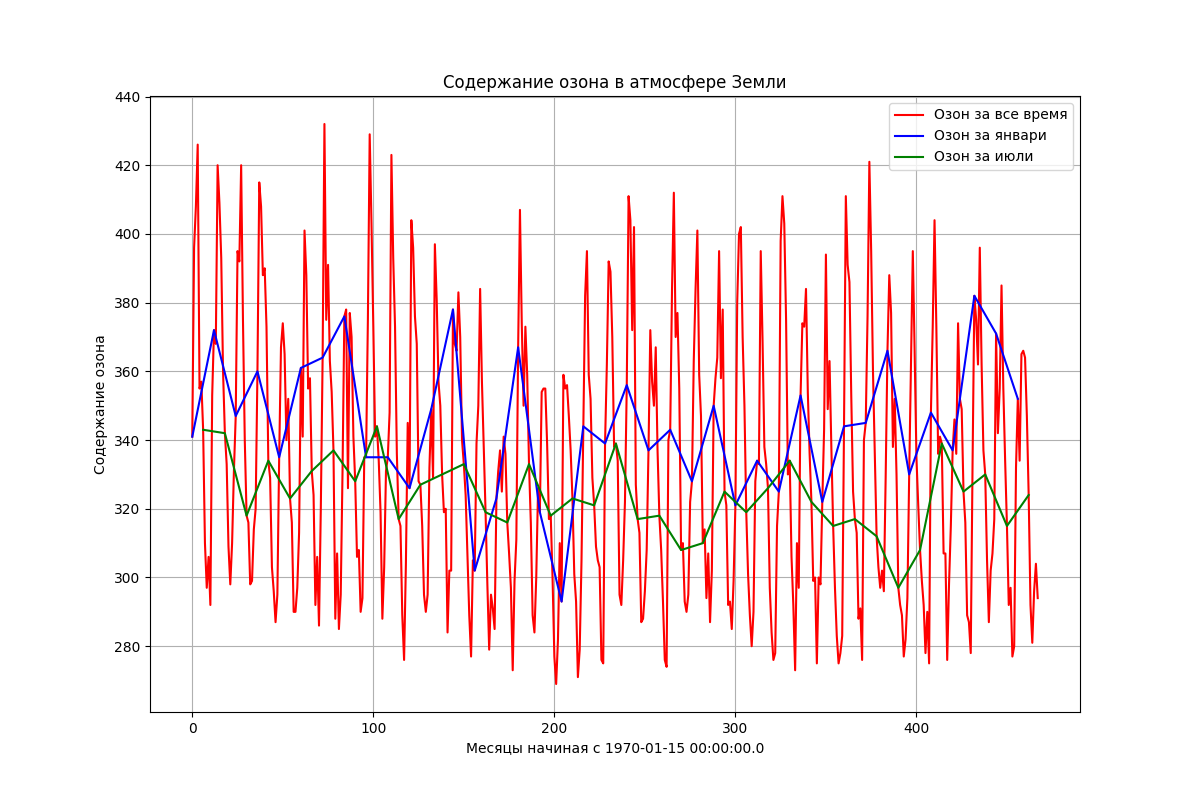

Reproduce this figure in Python.
#!/usr/bin/env python3

import argparse
from scipy.io import netcdf
import numpy as np
import json
import matplotlib.pyplot as plt
import re

parser = argparse.ArgumentParser()
parser.add_argument('longitude', metavar='LON', type=float, help='Longitude, deg')
parser.add_argument('latitude',  metavar='LAT', type=float, help='Latitude, deg')

def month_ozon(value):
    st = {
        'min': float(np.min(value)),
        'max': float(np.max(value)),
        'mean': float(np.round(np.mean(value), 1))
    }
    return st
def month(value, t, month):
    index = []
    for i in range(len(t)):
        if (t[i]-t[0]) % 12 == month-1:
            index.append(i)
    return value[index], index

def graph_plot(ozon, time, jan_ind, jul_ind, out_graph):
    plt.figure(figsize = (12, 8))
    plt.plot(np.array(time)-np.array(time)[0], ozon, label = 'Озон за все время', color = 'red')
    plt.plot(np.array(time)[jan_ind]-np.array(time)[0], ozon[jan_ind], label = 'Озон за январи', color = 'blue')
    plt.plot(np.array(time)[jul_ind]-np.array(time)[0], ozon[jul_ind], label = 'Озон за июли', color = 'green')
    plt.grid()
    plt.xlabel('Месяцы начиная с 1970-01-15 00:00:00.0')
    plt.ylabel('Содержание озона')
    plt.title('Содержание озона в атмосфере Земли')
    plt.legend()
    plt.savefig(out_graph)




if __name__ == "__main__":
    args = parser.parse_args()

    #print(args.longitude, args.latitude)
    with netcdf.netcdf_file('MSR-2.nc') as netcdf_file:
        data = netcdf_file.variables
        ozon = data['Average_O3_column'].data
        lat  = data['latitude'].data
        long = data['longitude'].data
        time = data['time'].data
    #найдем координаты, ближайшие к заданным
    lat_giv = (np.abs(lat-args.latitude)).argmin()
    long_giv = (np.abs(long-args.longitude)).argmin()

    #значение озона для заданных координат
    ozon_value = ozon[:, lat_giv, long_giv]
    
    #значение озона в январе и июне
    jan_value, jan_index = month(ozon_value, time, 1)
    jul_value, jul_index = month(ozon_value, time, 7)

    #min, max, mean значения озона
    all_ozon = month_ozon(ozon_value)
    jan_ozon = month_ozon(jan_value)
    jul_ozon = month_ozon(jul_value)
    #print('1', coord)
    #запись в файл
    statistic = {
        "coordinates": [args.longitude, args.latitude],
        "jan": jan_ozon,
        "jul": jul_ozon,
        "all": all_ozon
    }
    with open('ozon.json', 'w') as f:
        json.dump(statistic, f, indent=2)

    #построение графика
    graph_plot(ozon_value, time, jan_index, jul_index, 'ozon.png')


